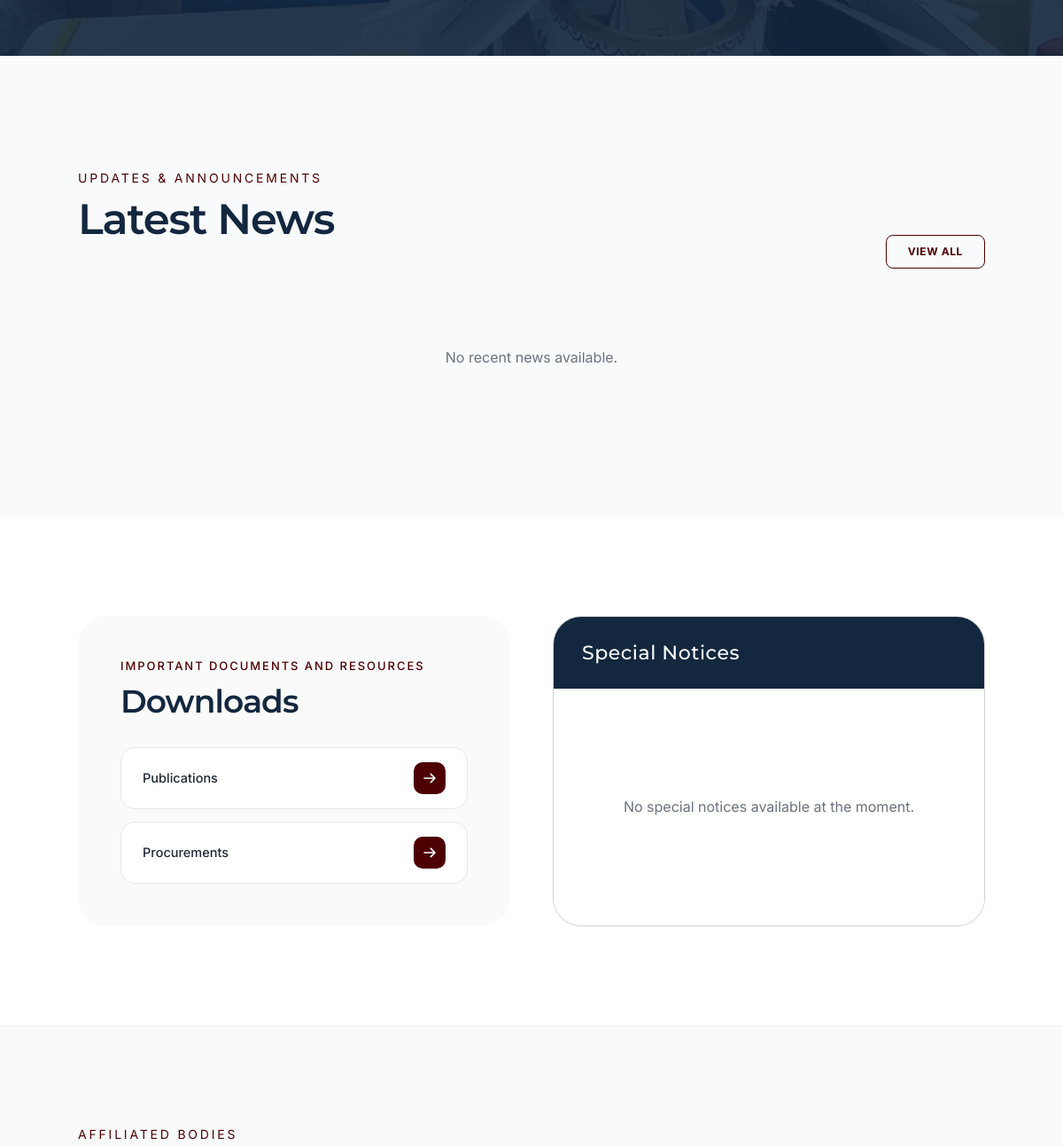
Before: / (middle part) with the older database file.
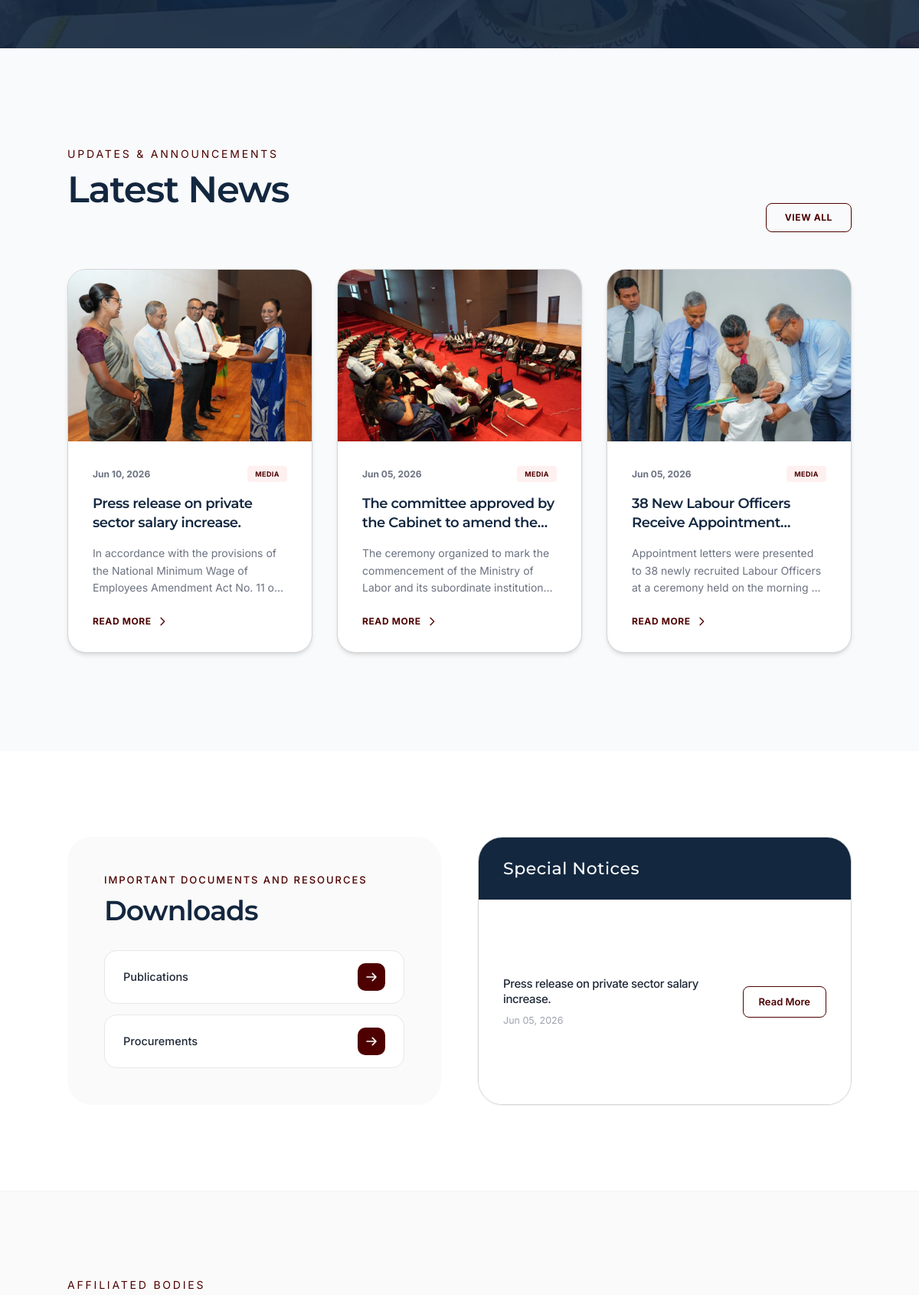
After: the same page with the newer database file.
### tables this page shows
CREATE TABLE `news` (
  `id` int(11) NOT NULL AUTO_INCREMENT,
  `title` varchar(255) NOT NULL,
  `title_si` varchar(255) DEFAULT NULL,
  `title_ta` varchar(255) DEFAULT NULL,
  `category` varchar(50) NOT NULL,
  `publish_date` date DEFAULT NULL,
  `content` longtext NOT NULL,
  `content_si` longtext DEFAULT NULL,
  `content_ta` longtext DEFAULT NULL,
  `cover_image` varchar(255) DEFAULT NULL,
  `tags` varchar(255) DEFAULT NULL,
  `language` varchar(20) NOT NULL DEFAULT 'english',
  `visibility` enum('public','private','hidden') NOT NULL DEFAULT 'public',
  `is_featured` tinyint(1) NOT NULL DEFAULT 0,
  `is_special_notice` tinyint(1) NOT NULL DEFAULT 0,
  `status` enum('Draft','Published') NOT NULL DEFAULT 'Draft',
  `author_id` int(11) DEFAULT NULL,
  `created_at` timestamp NULL DEFAULT current_timestamp(),
  `updated_at` timestamp NULL DEFAULT current_timestamp() ON UPDATE current_timestamp(),
  PRIMARY KEY (`id`),
  KEY `author_id` (`author_id`),
  CONSTRAINT `news_ibfk_1` FOREIGN KEY (`author_id`) REFERENCES `admins` (`id`) ON DELETE SET NULL
);

### index.php (the view, shortened to what this page needs)
<?php
require_once 'admin/includes/db.php';
$recentNewsRaw = $pdo->query("SELECT * FROM news WHERE status = 'Published' AND category = 'Media' ORDER BY created_at DESC LIMIT 3")->fetchAll();
$recentNews = [];
foreach ($recentNewsRaw as $news) {
    $recentNews[] = $news;
}
$specialNoticesRaw = $pdo->query("SELECT * FROM news WHERE status = 'Published' AND category = 'Notices' AND is_featured = 1 ORDER BY created_at DESC LIMIT 4")->fetchAll();
$specialNotices = [];
foreach ($specialNoticesRaw as $notice) {
    $specialNotices[] = $notice;
}
include 'includes/header.php';
?>
<link rel="stylesheet" href="https://cdn.jsdelivr.net/npm/swiper@11/swiper-bundle.min.css" />
<section class="relative py-20 md:py-28 px-4 md:px-16 text-white overflow-hidden bg-primary" id="quick-links">
</section>
<section class="py-20 md:py-32 px-4 md:px-16 relative overflow-hidden bg-[#F9FAFB]" id="news-section">
    <div class="container mx-auto">
        <div class="flex justify-between items-end mb-12" data-aos="fade-up">
            <div>
                <p class="text-secondary font-normal text-xs md:text-sm uppercase tracking-[0.2em] mb-3 font-inter">
                    Updates & Announcements</p>
                <h2 class="section-title">
                    Latest News</h2>
            </div>
            <a href="news" class="hidden md:flex items-center space-x-2 border border-secondary text-secondary font-bold py-2.5 px-6 rounded-lg hover:bg-secondary hover:text-white transition-all text-xs uppercase tracking-wider">
                <span>View All</span>
            </a>
        </div>
        <div class="grid grid-cols-1 md:grid-cols-3 gap-8">
            <?php if(empty($recentNews)): ?>
                <div class="col-span-3 text-center text-gray-500 py-10">No recent news available.</div>
            <?php else: ?>
                <?php foreach($recentNews as $news): ?>
                <div class="news-card">
                    <div>
                        <div class="h-56 overflow-hidden bg-gray-100 flex items-center justify-center">
                            <?php if(!empty($news['cover_image']) && file_exists('admin/' . $news['cover_image'])): ?>
                                <img loading="lazy" src="admin/<?= htmlspecialchars($news['cover_image']) ?>" alt="<?= htmlspecialchars($news['title']) ?>" class="w-full h-full object-cover hover:scale-105 transition-transform duration-500">
                            <?php endif; ?>
                        </div>
                        <div class="p-8 pb-4">
                            <div class="flex justify-between items-center mb-4">
                                <span class="text-xs text-gray-500 font-inter font-bold"><?= date('M d, Y', strtotime($news['created_at'])) ?></span>
                                <span class="text-[9px] font-bold text-secondary bg-[#FFF0F0] px-2.5 py-1 rounded uppercase tracking-wider font-inter"><?= htmlspecialchars($news['category']) ?></span>
                            </div>
                            <h3 class="text-lg font-semibold text-primary font-montserrat mb-4 leading-snug hover:text-secondary transition-colors line-clamp-2 notranslate">
                                <?= htmlspecialchars($news['title']) ?>
                            </h3>
                            <p class="text-gray-500 text-[14px] font-inter leading-relaxed line-clamp-3 notranslate">
                                <?= htmlspecialchars(mb_substr(strip_tags($news['content']), 0, 150)) ?>...
                            </p>
                        </div>
                    </div>
                    <div class="p-8 pt-2">
                        <a href="news/<?= $news['id'] ?>" class="text-secondary font-bold text-xs flex items-center hover:text-primary transition-colors uppercase tracking-wider gap-1.5">
                            Read More <svg class="w-4 h-4" fill="none" stroke="currentColor" viewBox="0 0 24 24"><path stroke-linecap="round" stroke-linejoin="round" stroke-width="2" d="M9 5l7 7-7 7"></path></svg>
                        </a>
                    </div>
                </div>
                <?php endforeach; ?>
            <?php endif; ?>
        </div>
    </div>
</section>
<section class="py-20 md:py-28 px-4 md:px-16 bg-white" id="downloads-notices">
    <div class="container mx-auto">
        <div class="grid grid-cols-1 lg:grid-cols-2 gap-8 lg:gap-12">
            <div class="bg-[#FAFAFA] rounded-[32px] p-8 md:p-12 flex flex-col self-start">
                <p class="text-secondary font-medium text-xs md:text-[13px] tracking-[0.15em] mb-3 font-inter uppercase">
                    Important Documents and Resources
                </p>
                <h3 class="font-semibold text-3xl md:text-4xl font-montserrat mb-8 text-primary">Downloads</h3>
                <div class="flex flex-col space-y-3.5">
                    <?php
                    $downloads = [
                        ['title' => 'Publications', 'url' => 'publications.php'],
                        ['title' => 'Procurements', 'url' => 'procurements.php']
                    ];
                    foreach($downloads as $download):
                    ?>
                    <a href="<?= $download['url'] ?>" class="group flex items-center justify-between bg-white border border-gray-200 rounded-[16px] px-6 py-4 hover:border-gray-300 hover:shadow-sm transition-all duration-300">
                        <span class="text-gray-800 font-medium font-inter text-[14.5px] group-hover:text-secondary transition-colors"><?= $download['title'] ?></span>
                        <div class="bg-secondary text-white w-9 h-9 rounded-[10px] flex items-center justify-center shrink-0 group-hover:bg-primary transition-colors">
                            <svg class="w-4 h-4 transform group-hover:translate-x-0.5 transition-transform" fill="none" stroke="currentColor" viewBox="0 0 24 24"><path stroke-linecap="round" stroke-linejoin="round" stroke-width="2.5" d="M14 5l7 7m0 0l-7 7m7-7H3"></path></svg>
                        </div>
                    </a>
                    <?php endforeach; ?>
                </div>
            </div>
            <div class="bg-white rounded-[32px] border-[0.5px] border-[#D4D4D4] shadow-sm overflow-hidden flex flex-col h-full">
                <div class="bg-primary text-white py-6 px-8 relative overflow-hidden shrink-0">
                    <h3 class="font-medium text-[20px] md:text-[22px] font-montserrat flex items-center relative z-10 tracking-wide">Special Notices</h3>
                </div>
                <div class="divide-y divide-gray-100 bg-white flex-grow flex flex-col">
                    <?php if(empty($specialNotices)): ?>
                        <div class="p-8 text-center text-gray-500 font-inter flex-grow flex items-center justify-center">No special notices available at the moment.</div>
                    <?php else: ?>
                        <?php foreach($specialNotices as $notice): ?>
                        <div class="p-6 md:p-8 flex justify-between items-center gap-6 hover:bg-gray-50/50 transition-colors duration-200 flex-grow">
                            <div class="flex-grow">
                                <h4 class="text-gray-800 font-medium font-inter mb-2 text-[14px] md:text-[15px] leading-snug notranslate"><?= htmlspecialchars($notice['title']) ?></h4>
                                <p class="text-[12.5px] text-gray-400 font-inter"><?= date('M d, Y', strtotime($notice['created_at'])) ?></p>
                            </div>
                            <a href="news/<?= $notice['id'] ?>"
                                class="border border-secondary text-secondary hover:bg-secondary hover:text-white text-[13px] font-semibold px-5 py-2.5 rounded-lg transition-all duration-200 text-center whitespace-nowrap font-inter shrink-0">Read More</a>
                        </div>
                        <?php endforeach; ?>
                    <?php endif; ?>
                </div>
            </div>
        </div>
    </div>
</section>
<section class="py-20 md:py-28 px-4 md:px-16 bg-[#FAFAFA] border-t border-gray-100" id="affiliated-institutions">
    <div class="container mx-auto">
        <div class="mb-14">
            <p class="text-secondary font-normal text-xs md:text-sm uppercase tracking-[0.2em] mb-3 font-inter">
                Affiliated Bodies</p>
        </div>
    </div>
</section>
<?php include 'includes/footer.php'; ?>

### includes/header.php (shortened to what this page needs)
<!DOCTYPE html>
<html lang="en">
<head>
    <?php
    $css_path = dirname(__DIR__) . '/assets/css/style.css';
    $css_version = file_exists($css_path) ? filemtime($css_path) : time();
    ?>
    <link rel="stylesheet" href="assets/css/style.css?v=<?= $css_version ?>">
    <link href="https://unpkg.com/aos@2.3.1/dist/aos.css" rel="stylesheet">
</head>
<body class="bg-white text-gray-800 antialiased scroll-smooth flex flex-col min-h-screen">
    <main id="main-content" class="flex-grow animate-fade-in">

### includes/footer.php (shortened to what this page needs)
    </main>
</body>
</html>

### includes/header.php (style rules this page uses)
body { top: 0px !important; position: relative !important; }

Changed rows visible on the page:
added news: cover_image (picture), created_at "Jun 10, 2026", category "MEDIA", title "Press release on private sector salary increase.", content "In accordance with the provisions of the National Minimum Wage of Employees Amendment Act No. 11…", shown under "Latest News"
added news: cover_image (picture), created_at "Jun 05, 2026", category "MEDIA", title "The committee approved by the Cabinet to amend…", content "The ceremony organized to mark the commencement of the Ministry of Labor and its subordinate…", shown under "Latest News"
added news: cover_image (picture), created_at "Jun 05, 2026", category "MEDIA", title "38 New Labour Officers Receive…", content "Appointment letters were presented to 38 newly recruited Labour Officers at a ceremony held on the morning…", shown under "Latest News"
added news: title "Press release on private sector salary increase.", created_at "Jun 05, 2026", shown under "Special Notices"
Other visible differences:
text no longer shown: "No recent news available. No special notices available at the moment."
